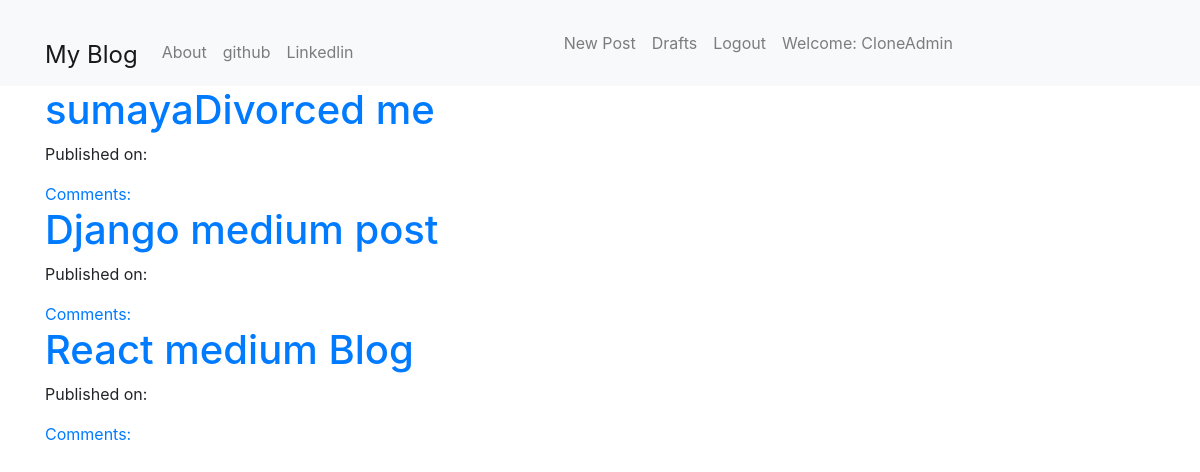
Page /blog/ (signed in) on the committed database.
### blog/models.py (models this page shows, shortened)
class Post(models.Model):
    author = models.ForeignKey("auth.User", on_delete=models.CASCADE)
    title = models.CharField(max_length=200)
    text = models.TextField()
    create_date = models.DateTimeField(default=timezone.now)
    published_date = models.DateTimeField(blank=True, null=True)

### blog/views.py (the view)
# urls.py: path("", postListView.as_view(), name="post_list"),
class postListView(ListView):
    model = Post
    def get_queryset(self):
        return Post.objects.filter(published_date__lte=timezone.now()).order_by(
            "-published_date"
        )

### blog/templates/blog/post_list.html
{% extends "blog/base.html" %}
{% block content%}
<div class="centrestage">
    {% for post in post_list %}
    <div class="post">
        <h1><a href="{% url 'post_detail' pk=post.pk %}">{{post.title}}</a></h1>
        <div class="date">
            <p>Published on: {{post.published|date:"D M Y"}}</p>
        </div>
        <a href="{% url 'post_detail' pk=post.pk %}">Comments: {{post.approve_comments.count}}</a>
        {% endfor %}
    </div>
</div>
{% endblock%}

### blog/templates/blog/base.html (shortened to what this page needs)
{% load static %}
<!DOCTYPE html>
<html lang="en">
<head>
    <link rel="stylesheet" href="https://stackpath.bootstrapcdn.com/bootstrap/4.3.1/css/bootstrap.min.css"
>
    <link rel="stylesheet" href="//cdn.jsdelivr.net/npm/medium-editor@latest/dist/css/medium-editor.min.css"
        type="text/css" media="screen" charset="utf-8">
    <link rel="stylesheet" href="{% static 'css/blog.css' %}">
</head>
<body class="loader">
    <nav class="navbar navbar-expand-lg navbar-light bg-light">
        <div class="container">
            <ul class="navbar-nav mr-auto mt-4">
                <li class="nav-item active"><a class="navbar-brand bigbrand " href="{% url 'post_list' %}">My Blog</a>
                </li>
                <li><a class="nav-link" href="{% url 'about' %}">About</a></li>
                <li class="nav-item"><a class="nav-link" href="https://github.com/alishker">github</a></li>
                <li class="nav-item"><a class="nav-link" href="#">Linkedlin</a></li>
            </ul>
            <ul class="navbar-nav mr-auto navbar-right">
                {% if user.is_authenticated %}
                <li class="nav-item">
                    <a class="nav-link" href="{% url 'post_new' %}">New Post</a>
                </li>
                <li class="nav-item">
                    <a class="nav-link" href="{% url 'post_draft_list' %}">Drafts</a>
                </li>
                <li class="nav-item">
                    <a class="nav-link" href="{% url 'logout' %}">Logout</a>
                </li>
                <li class="nav-item">
                    <a class="nav-link">Welcome: {{user.username}}</a>
                </li>
                {% else%}
                <li class=" nav-item"><a class="nav-link" href=" {% url 'login' %}"><span
                            class=" glyphicon glyphicon-user"></span></a></li>
                {% endif %}
            </ul>
        </div>
    </nav>
    <div class="content container">
        <div class="row">
            <div class="col-md-8">
                <div class="blog_posts">
                    {% block content%}
                    {% endblock%}
                </div>
            </div>
        </div>
    </div>
</body>
</html>

### blog/static/css/blog.css (style rules this page uses)
.bigbrand { font-size: 1.5em; }
.centrestage { margin: auto; }
.loader { filter:hue-rotate(0deg); color:linear-gradient(45deg,#0f8,#08f); animation:hue 10000ms infinite linear; }

### rows in the picture
Post: title "sumayaDivorced me"
Post: title "Django medium post"
Post: title "React medium Blog"

### other values in the picture
{{ user.username }} "CloneAdmin"
